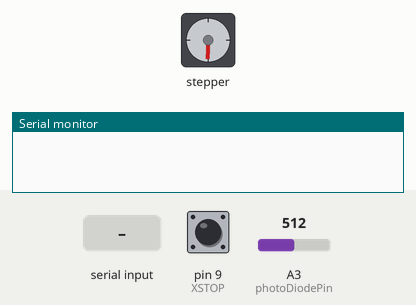
Recording of a sketch running on a simulated Arduino Uno, built with avr-gcc and run on an emulated ATmega328P. Shown: stepper motor, the last lines printed to the serial monitor. Wiring (inferred from the names in the program): stepper motor driver (200 steps per turn assumed): step pin 2; direction pin 5. The inputs (shaded band) are chosen by the test bench; at power-on: pin 9 (XSTOP) HIGH, A3 (photoDiodePin) = 512.

Above: at 0.8 s.
0.9 s: pin 9 (XSTOP) pulled LOW for 0.15 s
At 2.1 s:
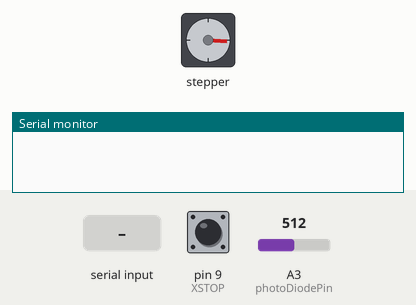
2.5 s: "1" received over Serial
At 3.72 s:
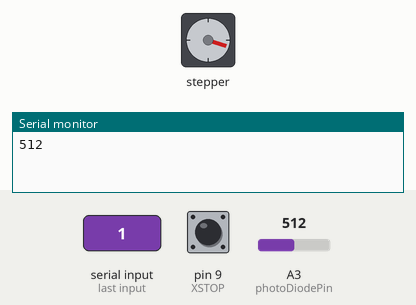
At 4.74 s:
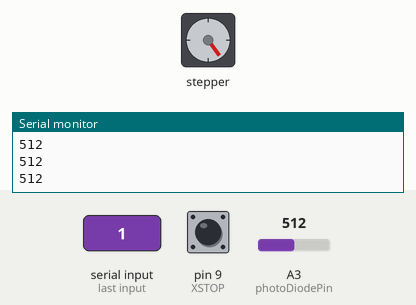
Timing chart, 0 to 20.5 s (numbered marks = the images above; inputs shaded):
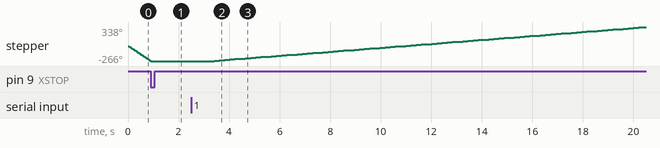

The sketch:

StepArd.ino
```cpp
#define XSTEP 2
#define XDIR 5
#define XSTOP 9
#define photoDiodePin A3

int fromPC = 0;
unsigned int sRange = 2880, sRes = 4, delay_home = 3, delay_sense = 500;

void stepper(unsigned char rot_rsln)
{
  for (int i = 0; i < rot_rsln; i++)
  {
    digitalWrite(XSTEP, LOW);
    delayMicroseconds(delay_sense);
    digitalWrite(XSTEP, HIGH);
    delayMicroseconds(delay_sense);
  }
}
void homing(void)
{
  digitalWrite(XDIR, LOW); //towards Limit Switch
  delay(10);
  while (digitalRead(XSTOP) == 1)
  {
    digitalWrite(XSTEP, LOW);
    delay(delay_home);
    digitalWrite(XSTEP, HIGH);
    delay(delay_home);
  }
}
void analyZinator(void)
{
  delay(500);
  int stp_tot = 0;
  while (stp_tot <= sRange)
  {
    digitalWrite(XDIR, HIGH); //away from Limit Switch
    delay(10);
    stepper(sRes);
    stp_tot = stp_tot + sRes;

    int inten = 0; int sumInten = 0; int avgInten = 0;
    delay(20);
    for (int i = 1; i <= 5; i++) {
      delay(30);
      inten = 1024 - analogRead(photoDiodePin);
      sumInten = sumInten + inten;
    }
    avgInten = sumInten / 5;
    Serial.println(avgInten);
    delay(20);
  }
}

void setup() {
  pinMode(XSTEP, OUTPUT);
  pinMode(XDIR, OUTPUT);
  pinMode(XSTOP, INPUT_PULLUP);
  Serial.begin(115200);
  Serial.flush();
  homing();
  delay(100);
}

void loop() {
  delay(100);
  if (Serial.available() > 0) {
    delay(300);
    fromPC = Serial.read();
    if (fromPC == '1') {
      delay(100);
      analyZinator();
      delay(500);
      Serial.println("exit");
      delay(200);
      homing();
    }
  }
}
```

Measured:
- after the input at 0.9 s, stepper: stops changing and stays -266°
- after the input at 2.5 s, stepper: keeps turning clockwise at about 36°/s, starting after 0.92 s
